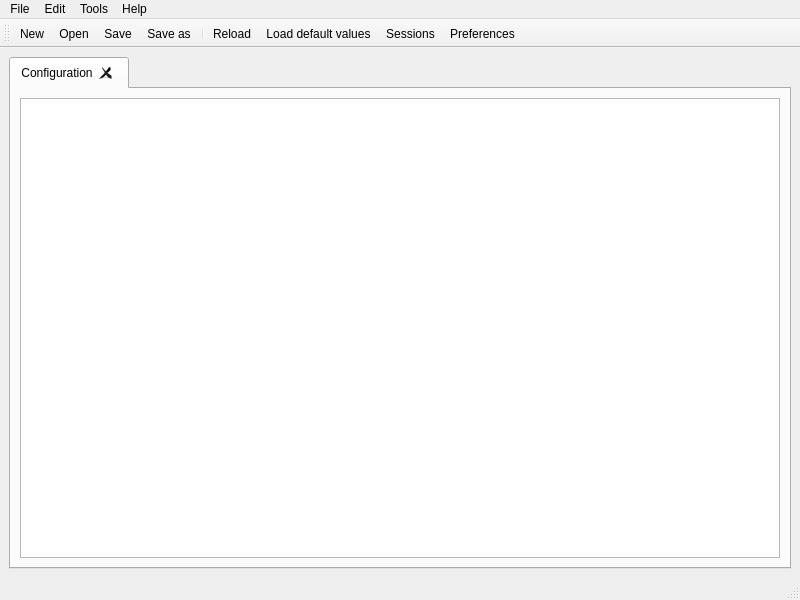
<?xml version="1.0" encoding="UTF-8"?>
<ui version="4.0">
 <class>MainWindow</class>
 <widget class="QMainWindow" name="MainWindow">
  <property name="geometry">
   <rect>
    <x>0</x>
    <y>0</y>
    <width>800</width>
    <height>600</height>
   </rect>
  </property>
  <property name="windowTitle">
   <string>CfgUI</string>
  </property>
  <widget class="QWidget" name="centralwidget">
   <layout class="QGridLayout" name="gridLayout">
    <item row="0" column="0">
     <layout class="QGridLayout" name="gridLayout_2">
      <item row="0" column="0">
       <widget class="QTabWidget" name="tabs">
        <property name="currentIndex">
         <number>0</number>
        </property>
        <property name="tabsClosable">
         <bool>true</bool>
        </property>
        <property name="movable">
         <bool>true</bool>
        </property>
        <widget class="QWidget" name="tab_config">
         <attribute name="title">
          <string>Configuration</string>
         </attribute>
         <layout class="QVBoxLayout" name="verticalLayout">
          <item>
           <widget class="QTreeView" name="treeview_config">
            <property name="dragEnabled">
             <bool>false</bool>
            </property>
           </widget>
          </item>
         </layout>
        </widget>
       </widget>
      </item>
     </layout>
    </item>
   </layout>
  </widget>
  <widget class="QMenuBar" name="menubar">
   <property name="geometry">
    <rect>
     <x>0</x>
     <y>0</y>
     <width>800</width>
     <height>24</height>
    </rect>
   </property>
   <widget class="QMenu" name="menu_file">
    <property name="title">
     <string>File</string>
    </property>
    <addaction name="menu_file_new"/>
    <addaction name="menu_file_open"/>
    <addaction name="menu_file_save"/>
    <addaction name="menu_file_save_as"/>
    <addaction name="separator"/>
    <addaction name="menu_file_quit"/>
   </widget>
   <widget class="QMenu" name="menu_edit">
    <property name="title">
     <string>Edit</string>
    </property>
    <addaction name="separator"/>
    <addaction name="menu_edit_expand_all"/>
    <addaction name="menu_edit_collapse_all"/>
    <addaction name="menu_edit_reload"/>
    <addaction name="menu_edit_load_default"/>
    <addaction name="separator"/>
    <addaction name="menu_edit_sessions"/>
    <addaction name="separator"/>
    <addaction name="menu_edit_preferences"/>
   </widget>
   <widget class="QMenu" name="menu_help">
    <property name="title">
     <string>Help</string>
    </property>
    <addaction name="menu_help_user_guide"/>
    <addaction name="menu_help_about"/>
   </widget>
   <widget class="QMenu" name="menu_tools">
    <property name="title">
     <string>Tools</string>
    </property>
   </widget>
   <addaction name="menu_file"/>
   <addaction name="menu_edit"/>
   <addaction name="menu_tools"/>
   <addaction name="menu_help"/>
  </widget>
  <widget class="QStatusBar" name="statusbar"/>
  <widget class="QToolBar" name="toolbar">
   <property name="windowTitle">
    <string>toolBar</string>
   </property>
   <attribute name="toolBarArea">
    <enum>TopToolBarArea</enum>
   </attribute>
   <attribute name="toolBarBreak">
    <bool>false</bool>
   </attribute>
   <addaction name="menu_file_new"/>
   <addaction name="menu_file_open"/>
   <addaction name="menu_file_save"/>
   <addaction name="menu_file_save_as"/>
   <addaction name="separator"/>
   <addaction name="menu_edit_reload"/>
   <addaction name="menu_edit_load_default"/>
   <addaction name="menu_edit_sessions"/>
   <addaction name="menu_edit_preferences"/>
  </widget>
  <action name="menu_file_new">
   <property name="icon">
    <iconset theme="document-new">
     <normaloff/>
    </iconset>
   </property>
   <property name="text">
    <string>New</string>
   </property>
   <property name="shortcut">
    <string>Ctrl+N</string>
   </property>
  </action>
  <action name="menu_file_open">
   <property name="icon">
    <iconset theme="document-open">
     <normaloff/>
    </iconset>
   </property>
   <property name="text">
    <string>Open</string>
   </property>
   <property name="shortcut">
    <string>Ctrl+O</string>
   </property>
  </action>
  <action name="menu_file_save">
   <property name="icon">
    <iconset theme="document-save">
     <normaloff/>
    </iconset>
   </property>
   <property name="text">
    <string>Save</string>
   </property>
   <property name="shortcut">
    <string>Ctrl+S</string>
   </property>
  </action>
  <action name="menu_file_save_as">
   <property name="icon">
    <iconset theme="document-save-as">
     <normaloff/>
    </iconset>
   </property>
   <property name="text">
    <string>Save as</string>
   </property>
   <property name="shortcut">
    <string>Ctrl+Shift+S</string>
   </property>
  </action>
  <action name="menu_file_quit">
   <property name="icon">
    <iconset theme="window-close">
     <normaloff/>
    </iconset>
   </property>
   <property name="text">
    <string>Quit</string>
   </property>
   <property name="shortcut">
    <string>Ctrl+Q</string>
   </property>
  </action>
  <action name="menu_help_user_guide">
   <property name="icon">
    <iconset theme="help-contents">
     <normaloff/>
    </iconset>
   </property>
   <property name="text">
    <string>User's guide</string>
   </property>
   <property name="shortcut">
    <string>F1</string>
   </property>
  </action>
  <action name="menu_help_about">
   <property name="icon">
    <iconset theme="help-about">
     <normaloff/>
    </iconset>
   </property>
   <property name="text">
    <string>About</string>
   </property>
  </action>
  <action name="menu_edit_reload">
   <property name="icon">
    <iconset theme="view-refresh">
     <normaloff/>
    </iconset>
   </property>
   <property name="text">
    <string>Reload</string>
   </property>
   <property name="shortcut">
    <string>F5</string>
   </property>
  </action>
  <action name="menu_edit_load_default">
   <property name="icon">
    <iconset theme="edit-clear">
     <normaloff/>
    </iconset>
   </property>
   <property name="text">
    <string>Load default values</string>
   </property>
   <property name="shortcut">
    <string>Ctrl+F5</string>
   </property>
  </action>
  <action name="menu_edit_save_default">
   <property name="text">
    <string>Save as default values</string>
   </property>
  </action>
  <action name="menu_edit_load_specification_default">
   <property name="text">
    <string>Load default values from specification</string>
   </property>
  </action>
  <action name="menu_edit_sessions">
   <property name="icon">
    <iconset theme="document-properties">
     <normaloff/>
    </iconset>
   </property>
   <property name="text">
    <string>Sessions</string>
   </property>
   <property name="shortcut">
    <string>Ctrl+Shift+O</string>
   </property>
  </action>
  <action name="menu_edit_preferences">
   <property name="icon">
    <iconset theme="preferences-other">
     <normaloff/>
    </iconset>
   </property>
   <property name="text">
    <string>Preferences</string>
   </property>
   <property name="shortcut">
    <string>Ctrl+Shift+P</string>
   </property>
  </action>
  <action name="actionBar">
   <property name="text">
    <string>bar</string>
   </property>
  </action>
  <action name="menu_edit_collapse_all">
   <property name="text">
    <string>Collapse all</string>
   </property>
  </action>
  <action name="menu_edit_expand_all">
   <property name="text">
    <string>Expand all</string>
   </property>
  </action>
 </widget>
 <resources/>
 <connections>
  <connection>
   <sender>menu_file_new</sender>
   <signal>triggered()</signal>
   <receiver>MainWindow</receiver>
   <slot>on_menu_file_new()</slot>
   <hints>
    <hint type="sourcelabel">
     <x>-1</x>
     <y>-1</y>
    </hint>
    <hint type="destinationlabel">
     <x>399</x>
     <y>299</y>
    </hint>
   </hints>
  </connection>
  <connection>
   <sender>menu_file_open</sender>
   <signal>triggered()</signal>
   <receiver>MainWindow</receiver>
   <slot>on_menu_file_open()</slot>
   <hints>
    <hint type="sourcelabel">
     <x>-1</x>
     <y>-1</y>
    </hint>
    <hint type="destinationlabel">
     <x>399</x>
     <y>299</y>
    </hint>
   </hints>
  </connection>
  <connection>
   <sender>menu_file_save</sender>
   <signal>triggered()</signal>
   <receiver>MainWindow</receiver>
   <slot>on_menu_file_save()</slot>
   <hints>
    <hint type="sourcelabel">
     <x>-1</x>
     <y>-1</y>
    </hint>
    <hint type="destinationlabel">
     <x>399</x>
     <y>299</y>
    </hint>
   </hints>
  </connection>
  <connection>
   <sender>menu_file_save_as</sender>
   <signal>triggered()</signal>
   <receiver>MainWindow</receiver>
   <slot>on_menu_file_save_as()</slot>
   <hints>
    <hint type="sourcelabel">
     <x>-1</x>
     <y>-1</y>
    </hint>
    <hint type="destinationlabel">
     <x>399</x>
     <y>299</y>
    </hint>
   </hints>
  </connection>
  <connection>
   <sender>menu_edit_preferences</sender>
   <signal>triggered()</signal>
   <receiver>MainWindow</receiver>
   <slot>on_menu_file_preferences()</slot>
   <hints>
    <hint type="sourcelabel">
     <x>-1</x>
     <y>-1</y>
    </hint>
    <hint type="destinationlabel">
     <x>399</x>
     <y>299</y>
    </hint>
   </hints>
  </connection>
  <connection>
   <sender>menu_edit_sessions</sender>
   <signal>triggered()</signal>
   <receiver>MainWindow</receiver>
   <slot>on_menu_file_sessions()</slot>
   <hints>
    <hint type="sourcelabel">
     <x>-1</x>
     <y>-1</y>
    </hint>
    <hint type="destinationlabel">
     <x>399</x>
     <y>299</y>
    </hint>
   </hints>
  </connection>
  <connection>
   <sender>menu_file_quit</sender>
   <signal>triggered()</signal>
   <receiver>MainWindow</receiver>
   <slot>on_menu_file_quit()</slot>
   <hints>
    <hint type="sourcelabel">
     <x>-1</x>
     <y>-1</y>
    </hint>
    <hint type="destinationlabel">
     <x>399</x>
     <y>299</y>
    </hint>
   </hints>
  </connection>
  <connection>
   <sender>menu_edit_reload</sender>
   <signal>triggered()</signal>
   <receiver>MainWindow</receiver>
   <slot>on_menu_edit_reload()</slot>
   <hints>
    <hint type="sourcelabel">
     <x>-1</x>
     <y>-1</y>
    </hint>
    <hint type="destinationlabel">
     <x>399</x>
     <y>299</y>
    </hint>
   </hints>
  </connection>
  <connection>
   <sender>menu_edit_load_default</sender>
   <signal>triggered()</signal>
   <receiver>MainWindow</receiver>
   <slot>on_menu_edit_load_default()</slot>
   <hints>
    <hint type="sourcelabel">
     <x>-1</x>
     <y>-1</y>
    </hint>
    <hint type="destinationlabel">
     <x>399</x>
     <y>299</y>
    </hint>
   </hints>
  </connection>
  <connection>
   <sender>menu_help_user_guide</sender>
   <signal>triggered()</signal>
   <receiver>MainWindow</receiver>
   <slot>on_menu_help_user_guide()</slot>
   <hints>
    <hint type="sourcelabel">
     <x>-1</x>
     <y>-1</y>
    </hint>
    <hint type="destinationlabel">
     <x>399</x>
     <y>299</y>
    </hint>
   </hints>
  </connection>
  <connection>
   <sender>menu_help_about</sender>
   <signal>triggered()</signal>
   <receiver>MainWindow</receiver>
   <slot>on_menu_help_about()</slot>
   <hints>
    <hint type="sourcelabel">
     <x>-1</x>
     <y>-1</y>
    </hint>
    <hint type="destinationlabel">
     <x>399</x>
     <y>299</y>
    </hint>
   </hints>
  </connection>
  <connection>
   <sender>menu_edit_collapse_all</sender>
   <signal>triggered()</signal>
   <receiver>MainWindow</receiver>
   <slot>on_menu_edit_collapse_all()</slot>
   <hints>
    <hint type="sourcelabel">
     <x>-1</x>
     <y>-1</y>
    </hint>
    <hint type="destinationlabel">
     <x>399</x>
     <y>299</y>
    </hint>
   </hints>
  </connection>
  <connection>
   <sender>menu_edit_expand_all</sender>
   <signal>triggered()</signal>
   <receiver>MainWindow</receiver>
   <slot>on_menu_edit_expand_all()</slot>
   <hints>
    <hint type="sourcelabel">
     <x>-1</x>
     <y>-1</y>
    </hint>
    <hint type="destinationlabel">
     <x>399</x>
     <y>299</y>
    </hint>
   </hints>
  </connection>
 </connections>
 <slots>
  <slot>on_menu_file_new()</slot>
  <slot>on_menu_file_open()</slot>
  <slot>on_menu_file_save()</slot>
  <slot>on_menu_file_save_as()</slot>
  <slot>on_menu_file_preferences()</slot>
  <slot>on_menu_file_sessions()</slot>
  <slot>on_menu_file_quit()</slot>
  <slot>on_menu_edit_reload()</slot>
  <slot>on_menu_edit_load_default()</slot>
  <slot>on_menu_help_user_guide()</slot>
  <slot>on_menu_help_about()</slot>
  <slot>on_menu_edit_collapse_all()</slot>
  <slot>on_menu_edit_expand_all()</slot>
 </slots>
</ui>
